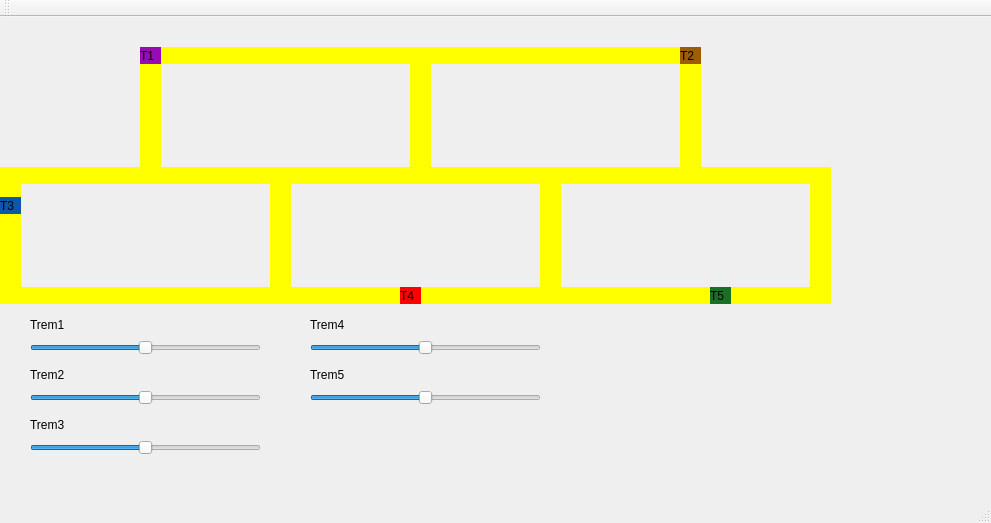
<?xml version="1.0" encoding="UTF-8"?>
<ui version="4.0">
 <class>MainWindow</class>
 <widget class="QMainWindow" name="MainWindow">
  <property name="geometry">
   <rect>
    <x>0</x>
    <y>0</y>
    <width>991</width>
    <height>523</height>
   </rect>
  </property>
  <property name="windowTitle">
   <string>MainWindow</string>
  </property>
  <widget class="QWidget" name="centralWidget">
   <widget class="QLabel" name="label_trem1">
    <property name="geometry">
     <rect>
      <x>140</x>
      <y>30</y>
      <width>21</width>
      <height>17</height>
     </rect>
    </property>
    <property name="palette">
     <palette>
      <active>
       <colorrole role="Button">
        <brush brushstyle="SolidPattern">
         <color alpha="255">
          <red>152</red>
          <green>10</green>
          <blue>180</blue>
         </color>
        </brush>
       </colorrole>
       <colorrole role="Base">
        <brush brushstyle="SolidPattern">
         <color alpha="255">
          <red>152</red>
          <green>10</green>
          <blue>180</blue>
         </color>
        </brush>
       </colorrole>
       <colorrole role="Window">
        <brush brushstyle="SolidPattern">
         <color alpha="255">
          <red>152</red>
          <green>10</green>
          <blue>180</blue>
         </color>
        </brush>
       </colorrole>
      </active>
      <inactive>
       <colorrole role="Button">
        <brush brushstyle="SolidPattern">
         <color alpha="255">
          <red>152</red>
          <green>10</green>
          <blue>180</blue>
         </color>
        </brush>
       </colorrole>
       <colorrole role="Base">
        <brush brushstyle="SolidPattern">
         <color alpha="255">
          <red>152</red>
          <green>10</green>
          <blue>180</blue>
         </color>
        </brush>
       </colorrole>
       <colorrole role="Window">
        <brush brushstyle="SolidPattern">
         <color alpha="255">
          <red>152</red>
          <green>10</green>
          <blue>180</blue>
         </color>
        </brush>
       </colorrole>
      </inactive>
      <disabled>
       <colorrole role="Button">
        <brush brushstyle="SolidPattern">
         <color alpha="255">
          <red>152</red>
          <green>10</green>
          <blue>180</blue>
         </color>
        </brush>
       </colorrole>
       <colorrole role="Base">
        <brush brushstyle="SolidPattern">
         <color alpha="255">
          <red>152</red>
          <green>10</green>
          <blue>180</blue>
         </color>
        </brush>
       </colorrole>
       <colorrole role="Window">
        <brush brushstyle="SolidPattern">
         <color alpha="255">
          <red>152</red>
          <green>10</green>
          <blue>180</blue>
         </color>
        </brush>
       </colorrole>
      </disabled>
     </palette>
    </property>
    <property name="styleSheet">
     <string notr="true">QLabel { background: #980ab4}</string>
    </property>
    <property name="text">
     <string>T1</string>
    </property>
   </widget>
   <widget class="QLabel" name="label_trilho1">
    <property name="geometry">
     <rect>
      <x>160</x>
      <y>30</y>
      <width>250</width>
      <height>17</height>
     </rect>
    </property>
    <property name="styleSheet">
     <string notr="true">QLabel { background: yellow}</string>
    </property>
    <property name="text">
     <string/>
    </property>
   </widget>
   <widget class="QLabel" name="label_trilho2">
    <property name="geometry">
     <rect>
      <x>160</x>
      <y>150</y>
      <width>250</width>
      <height>17</height>
     </rect>
    </property>
    <property name="styleSheet">
     <string notr="true">QLabel { background: yellow}</string>
    </property>
    <property name="text">
     <string/>
    </property>
   </widget>
   <widget class="QLabel" name="label_trilho3">
    <property name="geometry">
     <rect>
      <x>410</x>
      <y>30</y>
      <width>21</width>
      <height>137</height>
     </rect>
    </property>
    <property name="styleSheet">
     <string notr="true">QLabel { background: yellow}</string>
    </property>
    <property name="text">
     <string/>
    </property>
   </widget>
   <widget class="QLabel" name="label_trilho4">
    <property name="geometry">
     <rect>
      <x>140</x>
      <y>30</y>
      <width>21</width>
      <height>137</height>
     </rect>
    </property>
    <property name="styleSheet">
     <string notr="true">QLabel { background: yellow}</string>
    </property>
    <property name="text">
     <string/>
    </property>
   </widget>
   <widget class="QLabel" name="label_trilho4_2">
    <property name="geometry">
     <rect>
      <x>680</x>
      <y>30</y>
      <width>21</width>
      <height>137</height>
     </rect>
    </property>
    <property name="styleSheet">
     <string notr="true">QLabel { background: yellow}</string>
    </property>
    <property name="text">
     <string/>
    </property>
   </widget>
   <widget class="QLabel" name="label_trilho1_2">
    <property name="geometry">
     <rect>
      <x>430</x>
      <y>30</y>
      <width>250</width>
      <height>17</height>
     </rect>
    </property>
    <property name="styleSheet">
     <string notr="true">QLabel { background: yellow}</string>
    </property>
    <property name="text">
     <string/>
    </property>
   </widget>
   <widget class="QLabel" name="label_trilho2_2">
    <property name="geometry">
     <rect>
      <x>430</x>
      <y>150</y>
      <width>250</width>
      <height>17</height>
     </rect>
    </property>
    <property name="styleSheet">
     <string notr="true">QLabel { background: yellow}</string>
    </property>
    <property name="text">
     <string/>
    </property>
   </widget>
   <widget class="QLabel" name="label_trem2">
    <property name="geometry">
     <rect>
      <x>680</x>
      <y>30</y>
      <width>21</width>
      <height>17</height>
     </rect>
    </property>
    <property name="styleSheet">
     <string notr="true">QLabel { background: #9c5d04}</string>
    </property>
    <property name="text">
     <string>T2</string>
    </property>
   </widget>
   <widget class="QLabel" name="label_trilho4_3">
    <property name="geometry">
     <rect>
      <x>0</x>
      <y>150</y>
      <width>21</width>
      <height>137</height>
     </rect>
    </property>
    <property name="styleSheet">
     <string notr="true">QLabel { background: yellow}</string>
    </property>
    <property name="text">
     <string/>
    </property>
   </widget>
   <widget class="QLabel" name="label_trilho4_4">
    <property name="geometry">
     <rect>
      <x>540</x>
      <y>150</y>
      <width>21</width>
      <height>137</height>
     </rect>
    </property>
    <property name="styleSheet">
     <string notr="true">QLabel { background: yellow}</string>
    </property>
    <property name="text">
     <string/>
    </property>
   </widget>
   <widget class="QLabel" name="label_trem3">
    <property name="geometry">
     <rect>
      <x>0</x>
      <y>180</y>
      <width>21</width>
      <height>17</height>
     </rect>
    </property>
    <property name="styleSheet">
     <string notr="true">QLabel { background: #0b58ab}</string>
    </property>
    <property name="text">
     <string>T3</string>
    </property>
   </widget>
   <widget class="QLabel" name="label_trem4">
    <property name="geometry">
     <rect>
      <x>400</x>
      <y>270</y>
      <width>21</width>
      <height>17</height>
     </rect>
    </property>
    <property name="styleSheet">
     <string notr="true">QLabel { background: red}</string>
    </property>
    <property name="text">
     <string>T4</string>
    </property>
   </widget>
   <widget class="QLabel" name="label_trilho1_3">
    <property name="geometry">
     <rect>
      <x>20</x>
      <y>150</y>
      <width>250</width>
      <height>17</height>
     </rect>
    </property>
    <property name="styleSheet">
     <string notr="true">QLabel { background: yellow}</string>
    </property>
    <property name="text">
     <string/>
    </property>
   </widget>
   <widget class="QLabel" name="label_trilho3_2">
    <property name="geometry">
     <rect>
      <x>270</x>
      <y>150</y>
      <width>21</width>
      <height>137</height>
     </rect>
    </property>
    <property name="styleSheet">
     <string notr="true">QLabel { background: yellow}</string>
    </property>
    <property name="text">
     <string/>
    </property>
   </widget>
   <widget class="QLabel" name="label_trilho2_3">
    <property name="geometry">
     <rect>
      <x>20</x>
      <y>270</y>
      <width>250</width>
      <height>17</height>
     </rect>
    </property>
    <property name="styleSheet">
     <string notr="true">QLabel { background: yellow}</string>
    </property>
    <property name="text">
     <string/>
    </property>
   </widget>
   <widget class="QLabel" name="label_trilho2_4">
    <property name="geometry">
     <rect>
      <x>290</x>
      <y>270</y>
      <width>250</width>
      <height>17</height>
     </rect>
    </property>
    <property name="styleSheet">
     <string notr="true">QLabel { background: yellow}</string>
    </property>
    <property name="text">
     <string/>
    </property>
   </widget>
   <widget class="QLabel" name="label_trilho1_4">
    <property name="geometry">
     <rect>
      <x>290</x>
      <y>150</y>
      <width>250</width>
      <height>17</height>
     </rect>
    </property>
    <property name="styleSheet">
     <string notr="true">QLabel { background: yellow}</string>
    </property>
    <property name="text">
     <string/>
    </property>
   </widget>
   <widget class="QLabel" name="label_trilho4_5">
    <property name="geometry">
     <rect>
      <x>810</x>
      <y>150</y>
      <width>21</width>
      <height>137</height>
     </rect>
    </property>
    <property name="styleSheet">
     <string notr="true">QLabel { background: yellow}</string>
    </property>
    <property name="text">
     <string/>
    </property>
   </widget>
   <widget class="QLabel" name="label_trem5">
    <property name="geometry">
     <rect>
      <x>710</x>
      <y>270</y>
      <width>21</width>
      <height>17</height>
     </rect>
    </property>
    <property name="styleSheet">
     <string notr="true">QLabel { background: #197025}</string>
    </property>
    <property name="text">
     <string>T5</string>
    </property>
   </widget>
   <widget class="QLabel" name="label_trilho3_3">
    <property name="geometry">
     <rect>
      <x>540</x>
      <y>150</y>
      <width>21</width>
      <height>137</height>
     </rect>
    </property>
    <property name="styleSheet">
     <string notr="true">QLabel { background: yellow}</string>
    </property>
    <property name="text">
     <string/>
    </property>
   </widget>
   <widget class="QLabel" name="label_trilho2_5">
    <property name="geometry">
     <rect>
      <x>560</x>
      <y>270</y>
      <width>250</width>
      <height>17</height>
     </rect>
    </property>
    <property name="styleSheet">
     <string notr="true">QLabel { background: yellow}</string>
    </property>
    <property name="text">
     <string/>
    </property>
   </widget>
   <widget class="QLabel" name="label_trilho1_5">
    <property name="geometry">
     <rect>
      <x>560</x>
      <y>150</y>
      <width>250</width>
      <height>17</height>
     </rect>
    </property>
    <property name="styleSheet">
     <string notr="true">QLabel { background: yellow}</string>
    </property>
    <property name="text">
     <string/>
    </property>
   </widget>
   <widget class="QSlider" name="Slider_1">
    <property name="geometry">
     <rect>
      <x>30</x>
      <y>320</y>
      <width>231</width>
      <height>21</height>
     </rect>
    </property>
    <property name="maximum">
     <number>200</number>
    </property>
    <property name="value">
     <number>100</number>
    </property>
    <property name="orientation">
     <enum>Qt::Horizontal</enum>
    </property>
   </widget>
   <widget class="QLabel" name="label">
    <property name="geometry">
     <rect>
      <x>30</x>
      <y>300</y>
      <width>58</width>
      <height>16</height>
     </rect>
    </property>
    <property name="text">
     <string>Trem1</string>
    </property>
   </widget>
   <widget class="QSlider" name="Slider_2">
    <property name="geometry">
     <rect>
      <x>30</x>
      <y>370</y>
      <width>231</width>
      <height>21</height>
     </rect>
    </property>
    <property name="maximum">
     <number>200</number>
    </property>
    <property name="value">
     <number>100</number>
    </property>
    <property name="orientation">
     <enum>Qt::Horizontal</enum>
    </property>
   </widget>
   <widget class="QLabel" name="label_2">
    <property name="geometry">
     <rect>
      <x>30</x>
      <y>350</y>
      <width>58</width>
      <height>16</height>
     </rect>
    </property>
    <property name="text">
     <string>Trem2</string>
    </property>
   </widget>
   <widget class="QSlider" name="Slider_3">
    <property name="geometry">
     <rect>
      <x>30</x>
      <y>420</y>
      <width>231</width>
      <height>21</height>
     </rect>
    </property>
    <property name="maximum">
     <number>200</number>
    </property>
    <property name="value">
     <number>100</number>
    </property>
    <property name="orientation">
     <enum>Qt::Horizontal</enum>
    </property>
   </widget>
   <widget class="QLabel" name="label_3">
    <property name="geometry">
     <rect>
      <x>30</x>
      <y>400</y>
      <width>58</width>
      <height>16</height>
     </rect>
    </property>
    <property name="text">
     <string>Trem3</string>
    </property>
   </widget>
   <widget class="QSlider" name="Slider_4">
    <property name="geometry">
     <rect>
      <x>310</x>
      <y>320</y>
      <width>231</width>
      <height>21</height>
     </rect>
    </property>
    <property name="maximum">
     <number>200</number>
    </property>
    <property name="value">
     <number>100</number>
    </property>
    <property name="orientation">
     <enum>Qt::Horizontal</enum>
    </property>
   </widget>
   <widget class="QLabel" name="label_4">
    <property name="geometry">
     <rect>
      <x>310</x>
      <y>300</y>
      <width>58</width>
      <height>16</height>
     </rect>
    </property>
    <property name="text">
     <string>Trem4</string>
    </property>
   </widget>
   <widget class="QSlider" name="Slider_5">
    <property name="geometry">
     <rect>
      <x>310</x>
      <y>370</y>
      <width>231</width>
      <height>21</height>
     </rect>
    </property>
    <property name="maximum">
     <number>200</number>
    </property>
    <property name="value">
     <number>100</number>
    </property>
    <property name="orientation">
     <enum>Qt::Horizontal</enum>
    </property>
   </widget>
   <widget class="QLabel" name="label_5">
    <property name="geometry">
     <rect>
      <x>310</x>
      <y>350</y>
      <width>58</width>
      <height>16</height>
     </rect>
    </property>
    <property name="text">
     <string>Trem5</string>
    </property>
   </widget>
   <zorder>label_trilho2_5</zorder>
   <zorder>label_trilho2_4</zorder>
   <zorder>label_trilho3_2</zorder>
   <zorder>label_trilho4_4</zorder>
   <zorder>label_trilho2_3</zorder>
   <zorder>label_trilho4_3</zorder>
   <zorder>label_trilho1_5</zorder>
   <zorder>label_trilho1_4</zorder>
   <zorder>label_trilho1_3</zorder>
   <zorder>label_trilho3_3</zorder>
   <zorder>label_trilho1</zorder>
   <zorder>label_trilho2</zorder>
   <zorder>label_trilho3</zorder>
   <zorder>label_trilho4</zorder>
   <zorder>label_trem1</zorder>
   <zorder>label_trilho4_2</zorder>
   <zorder>label_trilho1_2</zorder>
   <zorder>label_trilho2_2</zorder>
   <zorder>label_trem2</zorder>
   <zorder>label_trem3</zorder>
   <zorder>label_trem4</zorder>
   <zorder>label_trilho4_5</zorder>
   <zorder>label_trem5</zorder>
   <zorder>Slider_1</zorder>
   <zorder>label</zorder>
   <zorder>Slider_2</zorder>
   <zorder>label_2</zorder>
   <zorder>Slider_3</zorder>
   <zorder>label_3</zorder>
   <zorder>Slider_4</zorder>
   <zorder>label_4</zorder>
   <zorder>Slider_5</zorder>
   <zorder>label_5</zorder>
  </widget>
  <widget class="QMenuBar" name="menuBar">
   <property name="geometry">
    <rect>
     <x>0</x>
     <y>0</y>
     <width>991</width>
     <height>21</height>
    </rect>
   </property>
  </widget>
  <widget class="QToolBar" name="mainToolBar">
   <attribute name="toolBarArea">
    <enum>TopToolBarArea</enum>
   </attribute>
   <attribute name="toolBarBreak">
    <bool>false</bool>
   </attribute>
  </widget>
  <widget class="QStatusBar" name="statusBar"/>
 </widget>
 <layoutdefault spacing="6" margin="11"/>
 <resources/>
 <connections/>
</ui>
